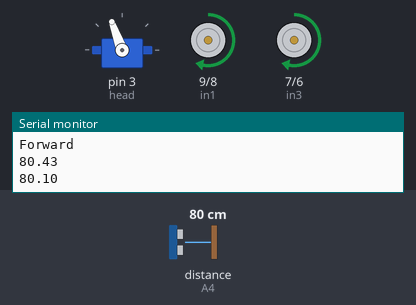
A sketch run on a simulated Arduino Uno, built with avr-gcc and run on an emulated ATmega328P. Shown: servo, motor-driver pin pairs drawn as motors (green arrow = first pin HIGH = forward, orange = second pin HIGH = backward, longer = more drive, scaled by the enable pin), the last lines printed to the serial monitor. Wiring (inferred from the names in the program): ultrasonic range finder: trigger A5; echo A4. The inputs (shaded band) are chosen by the test bench; at power-on: distance to the obstacle (sensor on A4) 80 cm. The echo pulse lasts 58.3 µs per cm.

Above: at 4.96 s.
5.0 s: distance to the obstacle (sensor on A4) set to 33 cm
At 5.37 s:
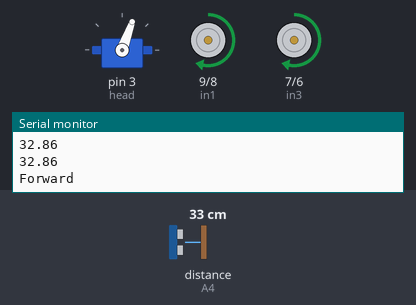
8.0 s: distance to the obstacle (sensor on A4) set to 29 cm
At 8.9 s:
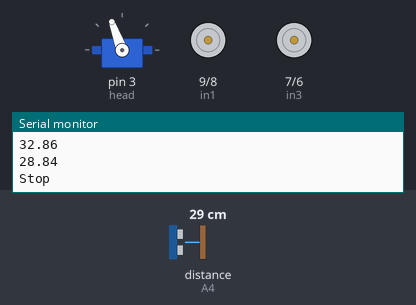
At 10.1 s:
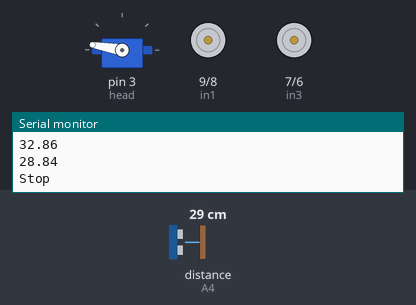
11.0 s: distance to the obstacle (sensor on A4) set to 35 cm
Timing chart, 0 to 20.0 s (numbered marks = the images above; inputs shaded):
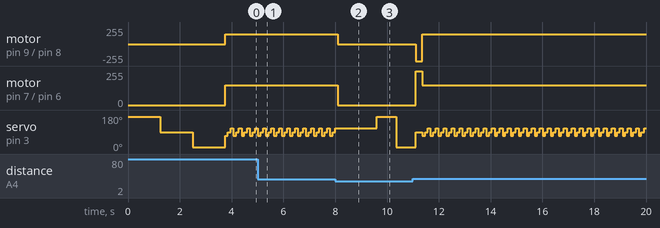

The sketch:

Robit.ino
```cpp
#include <Servo.h>;               //Servo library
#include <SoftwareSerial.h>;      //???????

Servo head;       // Servo motor declaration

int trigger = A5;   // Echo sensor
int echo = A4;

int enA = 11;      // Pin connections
int enB = 5;
int in1 = 9;
int in2 = 8;
int in3 = 7;
int in4 = 6;

char command;     // for bluetooth control
boolean autoPilot;
boolean isConnected;
int xPos;
int xNeg;
int yPos;
int yNeg;

void setup() {
  // put your setup code here, to run once:
  Serial.begin(9600);
  pinMode(trigger, OUTPUT);
  pinMode(echo, INPUT);
  pinMode(enA, OUTPUT);
  pinMode(enB, OUTPUT);
  pinMode(in1, OUTPUT);
  pinMode(in2, OUTPUT);
  pinMode(in3, OUTPUT);
  pinMode(in4, OUTPUT);
  head.attach(3);     //The pin where the servo is attached to; dont set it all the way to 180 or 0 degrees
  headCheck();        //centers the head, rotates, and resets to the front
  Serial.println("Setup Complete.");

}

void loop() {
  // put your main code here, to run repeatedly:

  //if (autoPilot) {
    moveForward();

    for (int i =0; i < 3; i ++) {
      head.write(70 + 20 * i);
      delay(100);
      if (collision()) {
        stopMoving();
        delay(1500);
        scanForPath();
        }
      }
    //}
   //else {
   // appControl();
   //}
}

/*
 * This function finds the distance between t0he ultrasonic sensor and an obstacle
 */
int getDistance() {
  digitalWrite(trigger, LOW);
  delayMicroseconds(20);
  digitalWrite(trigger,HIGH);
  delayMicroseconds(2);
  digitalWrite(trigger, LOW);

  float timeTraveled = pulseIn(echo, HIGH);
  float distance = timeTraveled/58;   //distance in cm
  Serial.println(distance);
  return (int)distance;
}

/*
 * Moves the bot forward
 */
void moveForward() {
  analogWrite (enA, 150);
  analogWrite (enB, 150);
  digitalWrite (in1, HIGH);
  digitalWrite (in2, LOW);
  digitalWrite (in3, HIGH);
  digitalWrite (in4, LOW);
  Serial.println("Forward");
}

/*
 * Moves the car backwards
 */
void moveBackwards() {
  analogWrite (enA, 80);   //sets motor power
  analogWrite (enB, 80);
  digitalWrite (in1, LOW);  //turns motors on
  digitalWrite (in2, HIGH);
  digitalWrite (in3, LOW);
  digitalWrite (in4, HIGH);
  Serial.println("Backward");
}

/*
 * turns the car to the left while stationary
 */
void turnRight() {
  analogWrite (enA, 255);
  analogWrite (enB, 255);
  digitalWrite (in1, LOW);
  digitalWrite (in2, HIGH);
  digitalWrite (in3, HIGH);
  digitalWrite (in4, LOW);
  Serial.println("Right");
}

/*
 * tunrs the car to the right while stationary
 */
void turnLeft() {
  analogWrite (enA, 255);
  analogWrite (enB, 255);
  digitalWrite (in1, HIGH);
  digitalWrite (in2, LOW);
  digitalWrite (in3, LOW);
  digitalWrite (in4, HIGH);
  Serial.println("Left");
}

/*
 * stops the car
 */
void stopMoving() {
  analogWrite (enA, 0);
  analogWrite (enB, 0);
  digitalWrite (in1, LOW);
  digitalWrite (in2, LOW);
  digitalWrite (in3, LOW);
  digitalWrite (in4, LOW);
  Serial.println("Stop");
}

/*
 * turns the car to the left while moving
 */
void turn45Left() {
  analogWrite (enA, 255);
  analogWrite (enB, 100);
  digitalWrite (in1, LOW);
  digitalWrite (in2, HIGH);
  digitalWrite (in3, LOW);
  digitalWrite (in4, HIGH);
  Serial.println("Slightly left");
}

/*
 * turns the car to the right while moving
 */
void turn45Right() {
  analogWrite (enA, 100);
  analogWrite (enB, 255);
  digitalWrite (in1, LOW);
  digitalWrite (in2, HIGH);
  digitalWrite (in3, LOW);
  digitalWrite (in4, HIGH);
  Serial.println("Slightly right");
}

/*
 * Checks if the car is approaching an object
 */
boolean collision() {
  if (getDistance() <= 30)
    return true;
  else
    return false;
}

/*
 * Checks for proper funciton of the distance sensor servo
 */
void headCheck() {
  head.write(90);

  for (int i =0; i < 3; i++) {
    head.write(170 - (80 * i));
    delay(1250);
  }
  head.write(90);
}

/*
 * Checks for the best path to progress if the car approaches an obstacle
 */
void scanForPath() {
  int degree = 170;
  int greatest = 0;
  boolean goLeft = false;

  for (int i =0; i < 2; i++) {
    head.write(degree - (160 * i));
    delay(750);

    if (greatest < getDistance()) {
      greatest = getDistance();
      goLeft = !goLeft;
    }
  }
  head.write(90);

  if (greatest <= 30) {
    moveBackwards();
    delay(2000);
    turnRight();
    delay(250);
  }

  else {
    if (goLeft) {
      turnLeft();
      delay(250);
    }
    else {
      turnRight();
      delay(250);
    }
  }
}

void  appControl(){
  if (Serial.available() > 0 && !autoPilot) {
    command = Serial.read();


    if (command == 'f') {
      /*if (command == 'f' && command == 'l')
        turn45left();
      else if (command == 'f' && command == 'r')
        turn45Right();
      else*/
        moveForward();
    }
    else if (command == 'b')
      moveBackwards();
    else if (command == 'l')
      turnLeft();
    else if (command == 'r')
      turnRight();
    else
      stopMoving();
    }
  /*else {
    // engage auto pilot, return to origin
  }
  */
}
```

Measured:
- the behaviour switches between 32 and 31 cm on distance to the obstacle (sensor on A4) (found by bisection; images 1 and 2)
- after the input at 8.0 s, motor on pin 9 (in1) / pin 8 (in2), motor on pin 7 (in3) / pin 6 (in4): forward 150/255 → stopped after 0.11 s
- by itself, servo on pin 3 (head): repeats every 0.31 s: 70° 0.10 s, 90° 0.10 s, 110° 0.10 s
